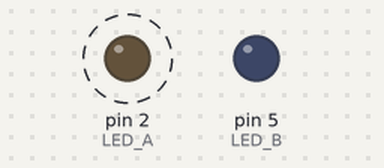
The sketch below on a simulated Arduino Uno, built with avr-gcc and run on an emulated ATmega328P. On the bench: output pins drawn as LEDs (lit = HIGH). Dashed ring = blinking.

Above: at 0.05 s.
Timing chart, 0 to 5.9 s (numbered marks = the images above):
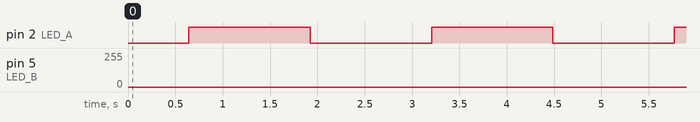

The sketch:

sketch_jun29a2.ino
```cpp
#define LED_A 2
#define LED_B 5

int val = 0;
int step = 1;

void setup()
{
  pinMode(LED_A, OUTPUT);
  pinMode(LED_B, OUTPUT);
}

void loop()
{
  analogWrite(LED_A, val);
  analogWrite(LED_B, 255 - val);

  val = val + step;
  if (val <= 0 || val >= 255)
  {
    step = -step;
  }
  delay(5);
}
```

Measured:
- by itself, pin 2 (LED_A): alternates HIGH for 1.3 s and LOW for 1.3 s
